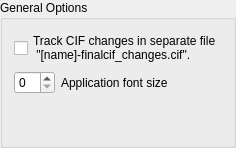
             <widget class="QGroupBox" name="groupBox_10">
              <property name="sizePolicy">
               <sizepolicy hsizetype="Expanding" vsizetype="Preferred">
                <horstretch>15</horstretch>
                <verstretch>0</verstretch>
               </sizepolicy>
              </property>
              <property name="title">
               <string>General Options</string>
              </property>
              <layout class="QVBoxLayout" name="verticalLayout_37">
               <item>
                <widget class="QCheckBox" name="trackChangesCifCheckBox">
                 <property name="text">
                  <string>Track CIF changes in separate file
 &quot;[name]-finalcif_changes.cif&quot;.</string>
                 </property>
                </widget>
               </item>
               <item>
                <layout class="QHBoxLayout" name="horizontalLayout_15">
                 <item>
                  <widget class="QSpinBox" name="textSizeSpinBox"/>
                 </item>
                 <item>
                  <widget class="QLabel" name="label_26">
                   <property name="text">
                    <string>Application font size</string>
                   </property>
                  </widget>
                 </item>
                 <item>
                  <spacer name="horizontalSpacer_6">
                   <property name="orientation">
                    <enum>Qt::Orientation::Horizontal</enum>
                   </property>
                   <property name="sizeHint" stdset="0">
                    <size>
                     <width>40</width>
                     <height>20</height>
                    </size>
                   </property>
                  </spacer>
                 </item>
                </layout>
               </item>
               <item>
                <spacer name="verticalSpacer_14">
                 <property name="orientation">
                  <enum>Qt::Orientation::Vertical</enum>
                 </property>
                 <property name="sizeHint" stdset="0">
                  <size>
                   <width>20</width>
                   <height>40</height>
                  </size>
                 </property>
                </spacer>
               </item>
              </layout>
             </widget>
